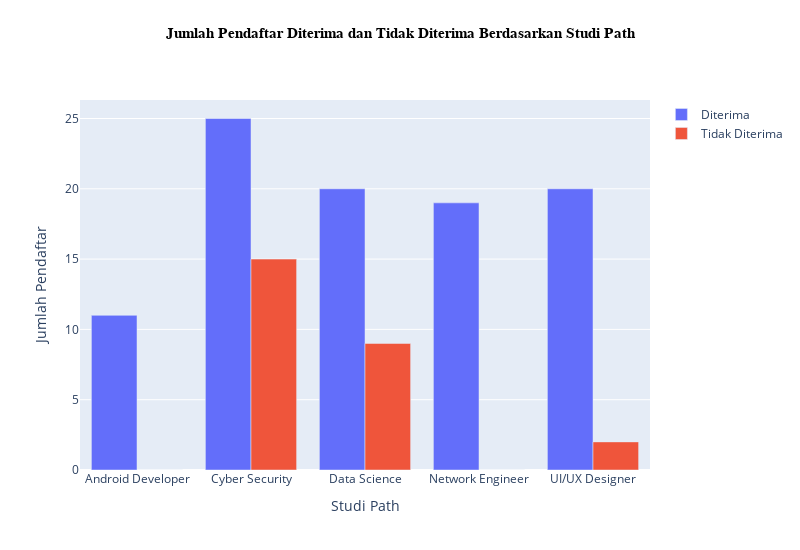

Here is the notebook cell this chart was saved with:
### Code cell
path_counts = df["Studi Path"].value_counts().reset_index()
accept_count = df.groupby(['Studi Path', 'Status Diterima']).size().unstack(fill_value=0)

fig = go.Figure(data=[
    go.Bar(name='Diterima', x=accept_count.index, y=accept_count[1]),
    go.Bar(name='Tidak Diterima', x=accept_count.index, y=accept_count[0])
])

# Menambahkan label dan judul
fig.update_layout(
    title='Jumlah Pendaftar Diterima dan Tidak Diterima Berdasarkan Studi Path',
    barmode='group',  # Agar batang saling bertumpuk
    xaxis_title='Studi Path',
    yaxis_title='Jumlah Pendaftar',
    showlegend=True,
    
    width=800,   # Lebar figur
    height=550,   # Tinggi figur
    title_font=dict(family="Arial", size=15, color="black", weight="bold"),  # Mengatur ukuran font
    title_x=0.5,               # Menyelaraskan judul di tengah
    title_y=0.95,  
)

# Menampilkan chart
fig.show()

### Figure 1 — Plotly figure (JSON) as saved in the notebook; plotly's stock layout.template omitted (floating-point values rounded to 4 significant figures)
{"data": [{"name": "Diterima", "type": "bar", "x": ["Android Developer", "Cyber Security", "Data Science", "Network Engineer", "UI/UX Designer"], "y": [11, 25, 20, 19, 20]}, {"name": "Tidak Diterima", "type": "bar", "x": ["Android Developer", "Cyber Security", "Data Science", "Network Engineer", "UI/UX Designer"], "y": [0, 15, 9, 0, 2]}], "layout": {"barmode": "group", "height": 550, "showlegend": true, "title": {"font": {"color": "black", "family": "Arial", "size": 15, "weight": "bold"}, "text": "Jumlah Pendaftar Diterima dan Tidak Diterima Berdasarkan Studi Path", "x": 0.5, "y": 0.95}, "width": 800, "xaxis": {"title": {"text": "Studi Path"}}, "yaxis": {"title": {"text": "Jumlah Pendaftar"}}}}
